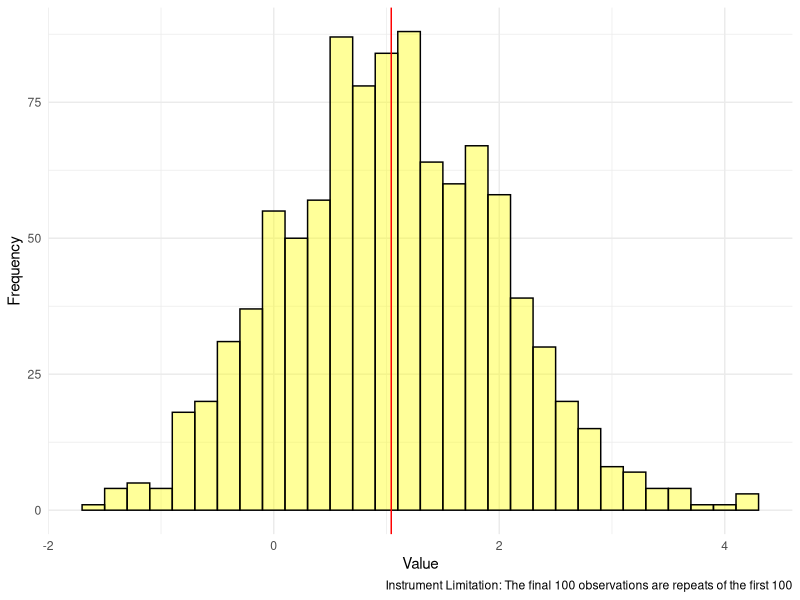
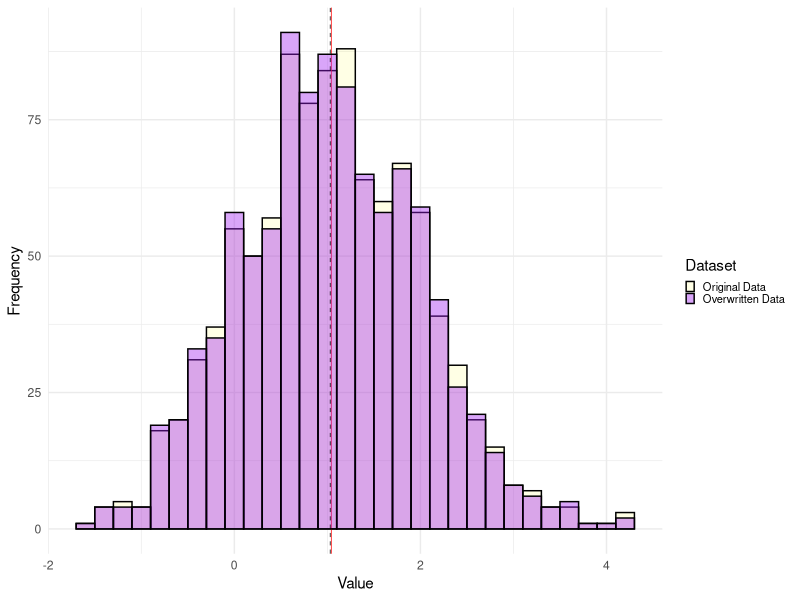
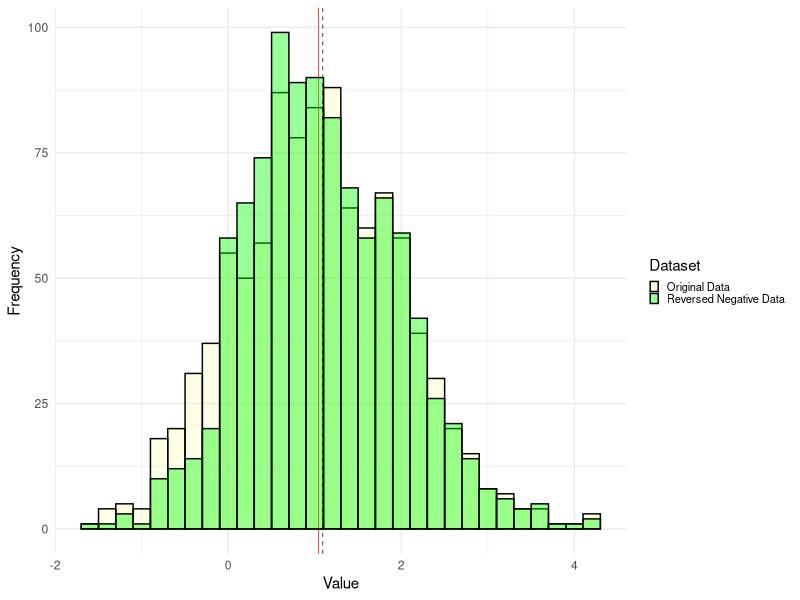
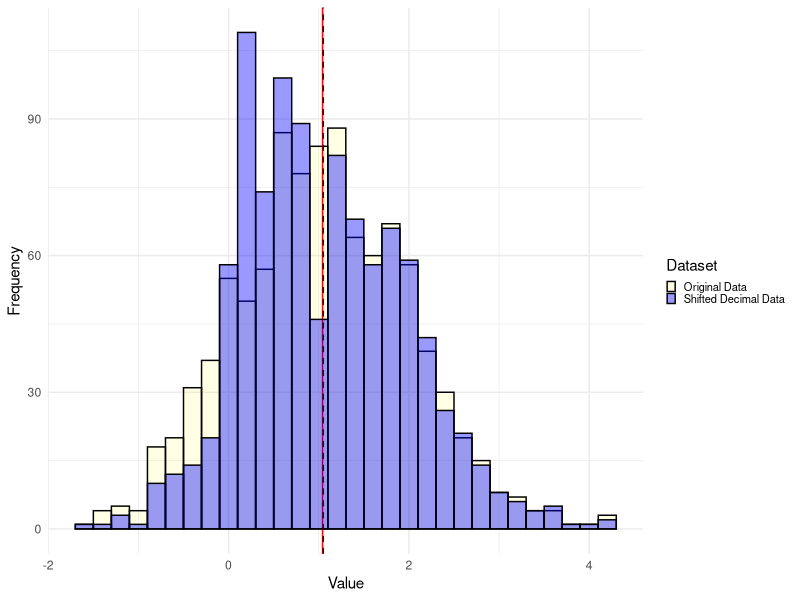

Write R code to recreate these figures, in order.
## ---- chunk 1
#| include: false
#| warning: false
#| message: false

#set up the work station
library(tidyverse)
library(ggplot2)
library(gridExtra)
## ---- chunk 2
#set seed for reproducibility
set.seed(853)
original_data <- rnorm(n = 1000, 1, 1)
original_df <- data.frame(Value = original_data)
data_mean <- mean(original_df$Value)

ggplot(original_df, aes(x = Value)) +
  geom_histogram(binwidth = 0.2, fill = "yellow", color = "black", alpha = 0.4) +
  geom_vline(xintercept = data_mean, color = "red", linetype = "solid")+
  labs(caption = "Instrument Limitation: The final 100 observations are repeats of the first 100", x = "Value", y = "Frequency") + theme_minimal()

## ---- chunk 3

# Instrumental error: overwrite the last 100 observations with the first 100
original_df_copy <- original_df
original_df_copy$Value[901:1000] <- original_df_copy$Value[1:100]
data_mean_inst <- mean(original_df_copy$Value)
ggplot() +
  geom_histogram(data = original_df, aes(x = Value, fill = "Original Data"), binwidth = 0.2, color = "black", alpha = 0.1) +
  geom_vline(xintercept = mean(original_df$Value), color = "red", linetype = "solid", size = 0.25) +
  geom_histogram(data = original_df_copy, aes(x = Value, fill = "Overwritten Data"), binwidth = 0.2, color = "black", alpha = 0.4) +
  geom_vline(xintercept = mean(original_df_copy$Value), color = "black", linetype = "dashed", size = 0.25) +
  labs(x = "Value", y = "Frequency") +
  scale_fill_manual(values = c("Original Data" = "yellow", "Overwritten Data" = "purple")) +
  theme_minimal() +
  guides(fill = guide_legend(title = "Dataset")) +
  theme(legend.key.size = unit(0.5, "lines"),  
        legend.text = element_text(size = 8))

## ---- chunk 4

# The simulation of the research assistant's mistake: changed half of the negative draws to be positive

# Identify the indices of all negative values in the data frame
negative_indices <- which(original_df_copy$Value < 0)

# Randomly select half of these indices to change, set seed for reproducibility
set.seed(853) 
negative_indices_change <- sample(negative_indices, length(negative_indices) / 2)

# Change the selected negative values to positive
original_df_copy$Value[negative_indices_change] <- abs(original_df_copy$Value[negative_indices_change])
ggplot() +
  geom_histogram(data = original_df, aes(x = Value, fill = "Original Data"), binwidth = 0.2, color = "black", alpha = 0.1) +
  geom_vline(xintercept = mean(original_df$Value), color = "red", linetype = "solid", size = 0.25) +
  geom_histogram(data = original_df_copy, aes(x = Value, fill = "Reversed Negative Data"), binwidth = 0.2, color = "black", alpha = 0.4) +
  geom_vline(xintercept = mean(original_df_copy$Value), color = "black", linetype = "dashed", size = 0.25) +
  labs(x = "Value", y = "Frequency") +
  scale_fill_manual(values = c("Original Data" = "yellow", "Reversed Negative Data" = "green")) +
  theme_minimal() +
  guides(fill = guide_legend(title = "Dataset")) +
  theme(legend.key.size = unit(0.5, "lines"),  
        legend.text = element_text(size = 8))

## ---- chunk 5

# The simulation of the research assistant's mistake: decimal places for values between 1 and 1.1 are shifted to the left. 

# Identifying indices of values between 1 and 1.1 (inclusive)
indices_adjust <- which(original_df_copy$Value >= 1 & original_df_copy$Value <= 1.1)

# Adjusting the decimal place by multiplying these values by 0.1
original_df_copy$Value[indices_adjust] <- original_df_copy$Value[indices_adjust] * 0.1

ggplot() +
  geom_histogram(data = original_df, aes(x = Value, fill = "Original Data"), binwidth = 0.2, color = "black", alpha = 0.1) +
  geom_vline(xintercept = mean(original_df$Value), color = "red", linetype = "solid", size = 0.5) +
  geom_histogram(data = original_df_copy, aes(x = Value, fill = "Shifted Decimal Data"), binwidth = 0.2, color = "black", alpha = 0.4) +
  geom_vline(xintercept = mean(original_df_copy$Value), color = "black", linetype = "dashed", size = 0.5) +
  labs(x = "Value", y = "Frequency") +
  scale_fill_manual(values = c("Original Data" = "yellow", "Shifted Decimal Data" = "blue")) +
  theme_minimal() +
  guides(fill = guide_legend(title = "Dataset")) +
  theme(legend.key.size = unit(0.5, "lines"),  
        legend.text = element_text(size = 8))

original_df_copy_mean <- round(mean(original_df_copy$Value), 2)
